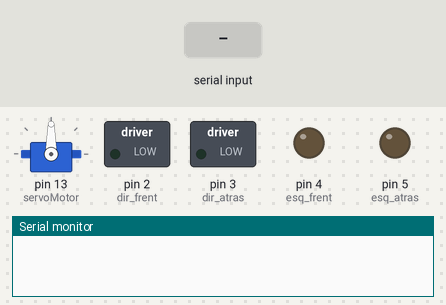
Bench run of a sketch on a simulated Arduino Uno, built with avr-gcc and run on an emulated ATmega328P. Parts: servo, switched loads named in the sketch (green lamp = pin HIGH), output pins drawn as LEDs (lit = HIGH), the last lines printed to the serial monitor. Dashed ring = blinking. Inputs (shaded band) come from the test bench.

Above: at 1.2 s.
1.3 s: "l" received over Serial
At 1.5 s:
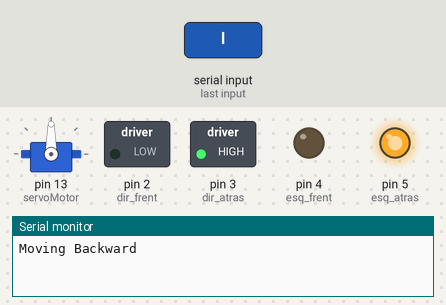
4.3 s: "x" received over Serial
At 4.67 s:
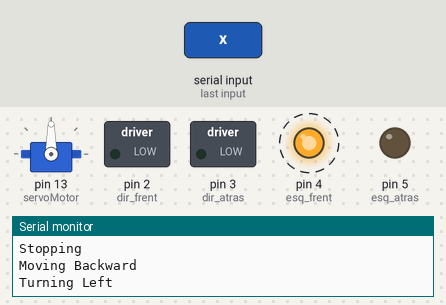
7.3 s: "w" received over Serial
At 8.5 s:
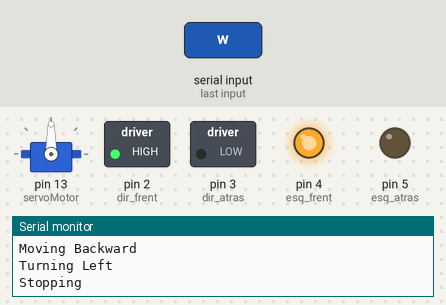
8.8 s: "c" received over Serial
10.5 s: "s" received over Serial
At 11.1 s:
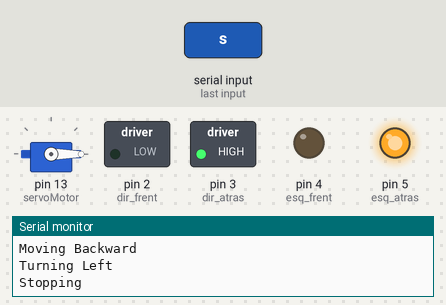
12.0 s: "a" received over Serial
At 12.3 s:
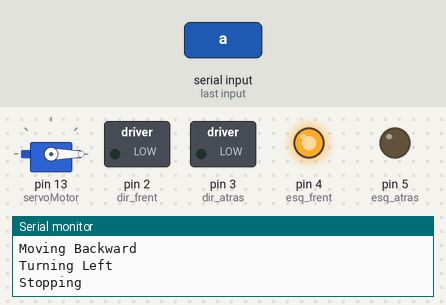
Timing chart, 0 to 14.5 s (numbered marks = the images above; inputs shaded):
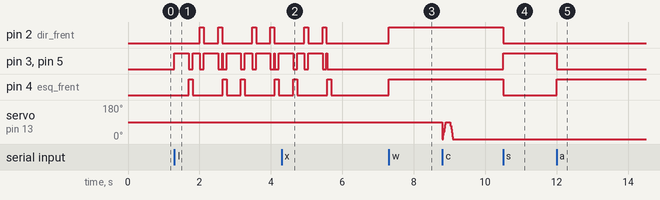

Measured:
- after the input at 1.3 s, pin 2 (dir_frent): LOW → HIGH after 0.71 s, → LOW 0.11 s later, → HIGH 0.40 s later, → LOW 0.11 s later, … (8 changes in this stretch); pin 3 (dir_atras): LOW → HIGH at once, → LOW 0.40 s later, → HIGH 0.11 s later, → LOW 0.20 s later, … (17 changes in this stretch)
- after the input at 4.3 s, pin 2 (dir_frent), pin 3 (dir_atras), pin 5 (esq_atras): goes on until 5.6 s, then stays LOW; pin 4 (esq_frent): goes on until 5.7 s, then stays LOW
- after the input at 7.3 s, pin 2 (dir_frent), pin 4 (esq_frent): LOW → HIGH at once
- after the input at 10.5 s, pin 2 (dir_frent), pin 4 (esq_frent): HIGH → LOW at once; pin 3 (dir_atras), pin 5 (esq_atras): LOW → HIGH at once
- after the input at 12.0 s, pin 3 (dir_atras), pin 5 (esq_atras): HIGH → LOW at once; pin 4 (esq_frent): LOW → HIGH at once

The sketch:

CARRINHO_BALAO_FINAL.ino
```cpp
#include <SoftwareSerial.h>
#include <Servo.h>
#define dir_frent 2
#define dir_atras 3
#define esq_frent 4
#define esq_atras 5
#define debug true
int anguloAtaque = 90;
int anguloRetorno = 0;
SoftwareSerial bt(10,11);
Servo servoMotor;
void setup()
{
    bt.begin(9600);
    Serial.begin(9600);
    servoMotor.attach(13);
    pinMode(dir_frent, OUTPUT);
    pinMode(dir_atras, OUTPUT);
    pinMode(esq_frent, OUTPUT);
    pinMode(esq_atras, OUTPUT);
}
void movimentoRecuada()
{
    // 1. Move Forward
    //Serial.println("Moving Forward");
    //digitalWrite(dir_frent, HIGH);
    //digitalWrite(esq_frent, HIGH);
    //digitalWrite(esq_atras, LOW);
    //digitalWrite(dir_atras, LOW);
    //delay(300);

    // 2. Move Backward
    Serial.println("Moving Backward");
    digitalWrite(dir_frent, LOW);
    digitalWrite(esq_frent, LOW);
    digitalWrite(esq_atras, HIGH);
    digitalWrite(dir_atras, HIGH);
    delay(400);

    // 3. Turn Left
    Serial.println("Turning Left");
    digitalWrite(dir_frent, LOW);
    digitalWrite(esq_frent, HIGH);
    digitalWrite(esq_atras, LOW);
    digitalWrite(dir_atras, LOW);
    delay(110);

    Serial.println("Moving Backward");
    digitalWrite(dir_frent, LOW);
    digitalWrite(esq_frent, LOW);
    digitalWrite(esq_atras, HIGH);
    digitalWrite(dir_atras, HIGH);
    delay(200);

    // 4. Turn Right
    Serial.println("Turning Right");
    digitalWrite(dir_frent, HIGH);
    digitalWrite(esq_frent, LOW);
    digitalWrite(esq_atras, LOW);
    digitalWrite(dir_atras, LOW);
    delay(110);

    Serial.println("Moving Backward");
    digitalWrite(dir_frent, LOW);
    digitalWrite(esq_frent, LOW);
    digitalWrite(esq_atras, HIGH);
    digitalWrite(dir_atras, HIGH);
    delay(400);

    Serial.println("Turning Right");
    digitalWrite(dir_frent, HIGH);
    digitalWrite(esq_frent, LOW);
    digitalWrite(esq_atras, LOW);
    digitalWrite(dir_atras, LOW);
    delay(110);

    Serial.println("Moving Backward");
    digitalWrite(dir_frent, LOW);
    digitalWrite(esq_frent, LOW);
    digitalWrite(esq_atras, HIGH);
    digitalWrite(dir_atras, HIGH);
    delay(20);

    Serial.println("Turning Left");
    digitalWrite(dir_frent, LOW);
    digitalWrite(esq_frent, HIGH);
    digitalWrite(esq_atras, LOW);
    digitalWrite(dir_atras, LOW);
    delay(110);

    // 5. Stop
    Serial.println("Stopping");
    digitalWrite(dir_frent, LOW);
    digitalWrite(esq_frent, LOW);
    digitalWrite(esq_atras, LOW);
    digitalWrite(dir_atras, LOW);
}
void recuada()
{
    char car = Serial.read();
    while (car != 'x')
    {
        movimentoRecuada();
        car = Serial.read();
    }
}
void loop()
{
    char car = Serial.read();
    if(debug)
    {
        while(car == 'w')
        {
            digitalWrite(dir_frent, HIGH);
            digitalWrite(esq_frent, HIGH);
            digitalWrite(esq_atras, LOW);
            digitalWrite(dir_atras, LOW);
            car = Serial.read();
        }
        while(car == 's')
        {
            digitalWrite(dir_frent, LOW);
            digitalWrite(esq_frent, LOW);
            digitalWrite(esq_atras, HIGH);
            digitalWrite(dir_atras, HIGH);
            car = Serial.read();
        }
        while(car == 'a')
        {
            digitalWrite(dir_frent, LOW);
            digitalWrite(esq_frent, HIGH);
            digitalWrite(esq_atras, LOW);
            digitalWrite(dir_atras, LOW);
            car = Serial.read();
        }
        while(car == 'd')
        {
            digitalWrite(dir_frent, HIGH);
            digitalWrite(esq_frent, LOW);
            digitalWrite(esq_atras, LOW);
            digitalWrite(dir_atras, LOW);
            car = Serial.read();
        }
        while(car == 'x')
        {
            digitalWrite(dir_frent, LOW);
            digitalWrite(esq_frent, LOW);
            digitalWrite(esq_atras, LOW);
            digitalWrite(dir_atras, LOW);
            car = Serial.read();
        }
        while (car == 'l')
        {
            recuada();
            car = Serial.read();
        }
        while(car == 'c')
        {
            int duracao = 90;
            int passos = abs(anguloAtaque - anguloRetorno);
            float tempoPorPasso = (float)duracao / passos;
            for (int i = anguloRetorno; i <= anguloAtaque; i++)
            {
                servoMotor.write(i);
                delay(tempoPorPasso);
            }
            delay(100);
            for (int i = anguloAtaque; i >= anguloRetorno; i--)
            {
                servoMotor.write(i);
                delay(tempoPorPasso);
            }
            car = Serial.read();
        }
    }
}
```
